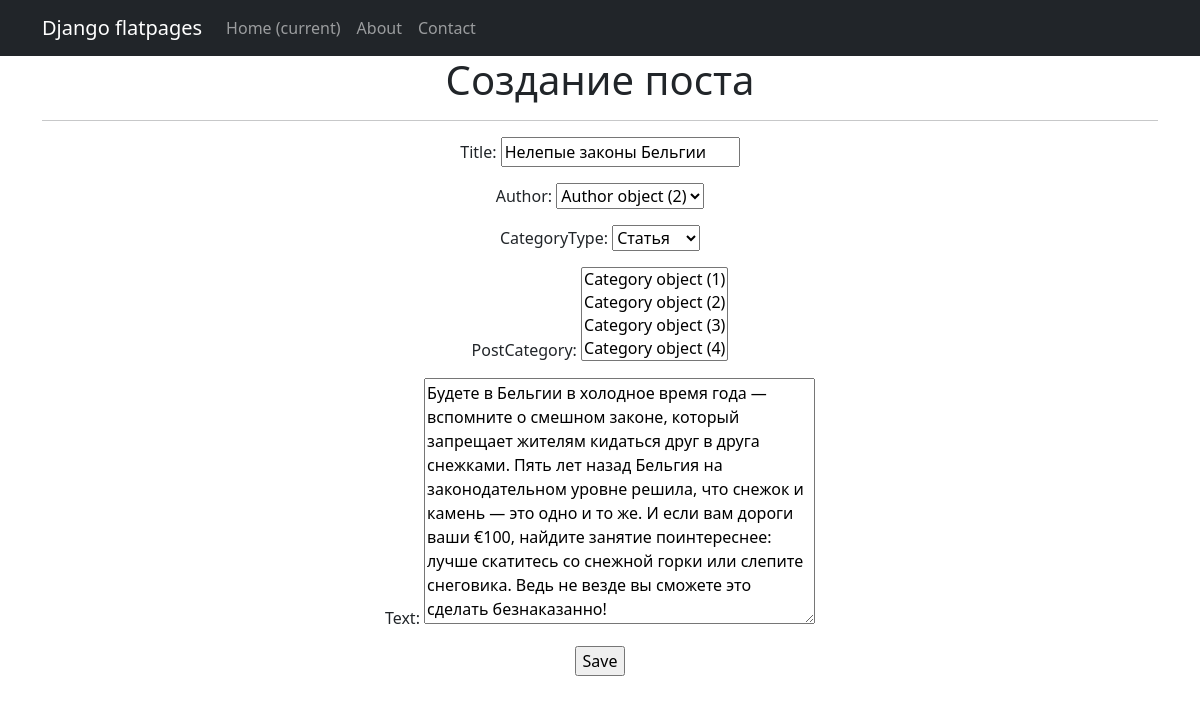
/news/12/update/ (signed in), run on the app's committed database.
### newsapp/models.py (models this page shows, shortened)
class Post(models.Model):
    author = models.ForeignKey(Author, on_delete=models.CASCADE)
    NEWS = 'NW'
    ARTICLE = 'AR'
    CATEGORY_CHOICES = (
        (NEWS, 'Новость'),
        (ARTICLE, 'Статья')
    )
    categoryType = models.CharField(max_length=2, choices=CATEGORY_CHOICES, default=ARTICLE)
    dateCreation = models.DateTimeField(auto_now_add=True)
    postCategory = models.ManyToManyField(Category, through="PostCategory")
    title = models.CharField(max_length=128)
    text = models.TextField()
    rating = models.SmallIntegerField(default=0)

### newsapp/views.py (the view)
# urls.py: path('<int:pk>/update/', PostUpdate.as_view(), name='post_update'),
class PostUpdate(PermissionRequiredMixin, UpdateView):
    permission_required = ('simpleapp.change_post',)
    model = Post
    template_name = 'create.html'
    form_class = PostForm

### newsapp/forms.py (shortened to what this page needs)
class PostForm(ModelForm):
    class Meta:
        model = Post
        fields = ['title', 'author', 'categoryType', 'postCategory', 'text']

### templates/create.html (shortened to what this page needs)
{% extends 'flatpages/default.html' %}
{% block content %}
<h1>Создание поста</h1>
<hr>
<form action="" method="post">
    {{ form.as_p }}
    <input type="submit" value="Save" />
</form>
{% endblock content %}

### data on the page
Post: title "Нелепые законы Бельгии", author "Author object (2)", categoryType "Статья", text "Будете в Бельгии в холодное время года — вспомните о смешном законе, который запрещает жителям кидаться друг в друга снежками. Пять лет назад Бельгия на законодательном уровне решила, что снежок и камень — это одно и то же. И если вам дороги ваши €100, найдите занятие поинтереснее: лучше скатитесь со снежной горки или слепите снеговика. Ведь не везде вы сможете это сделать безнаказанно!"
